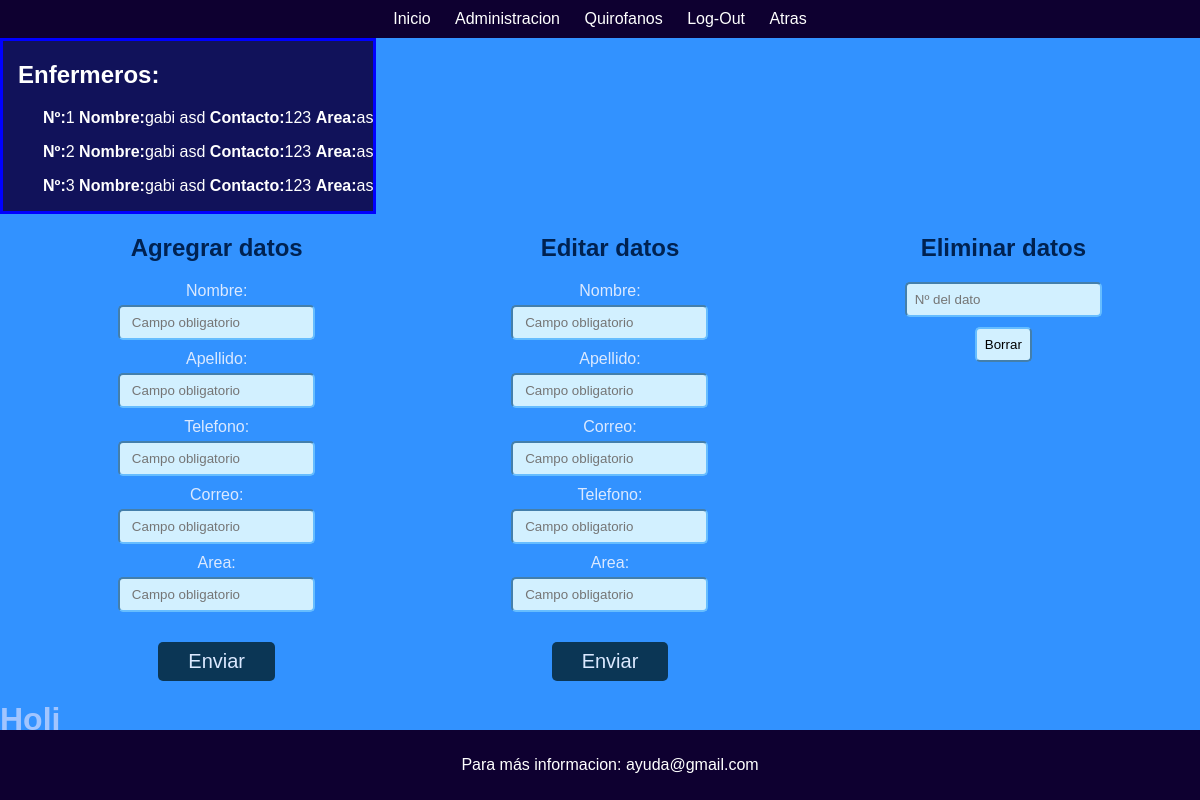
The page /Punk/adm_enfermeros.php on the database as committed earlier.
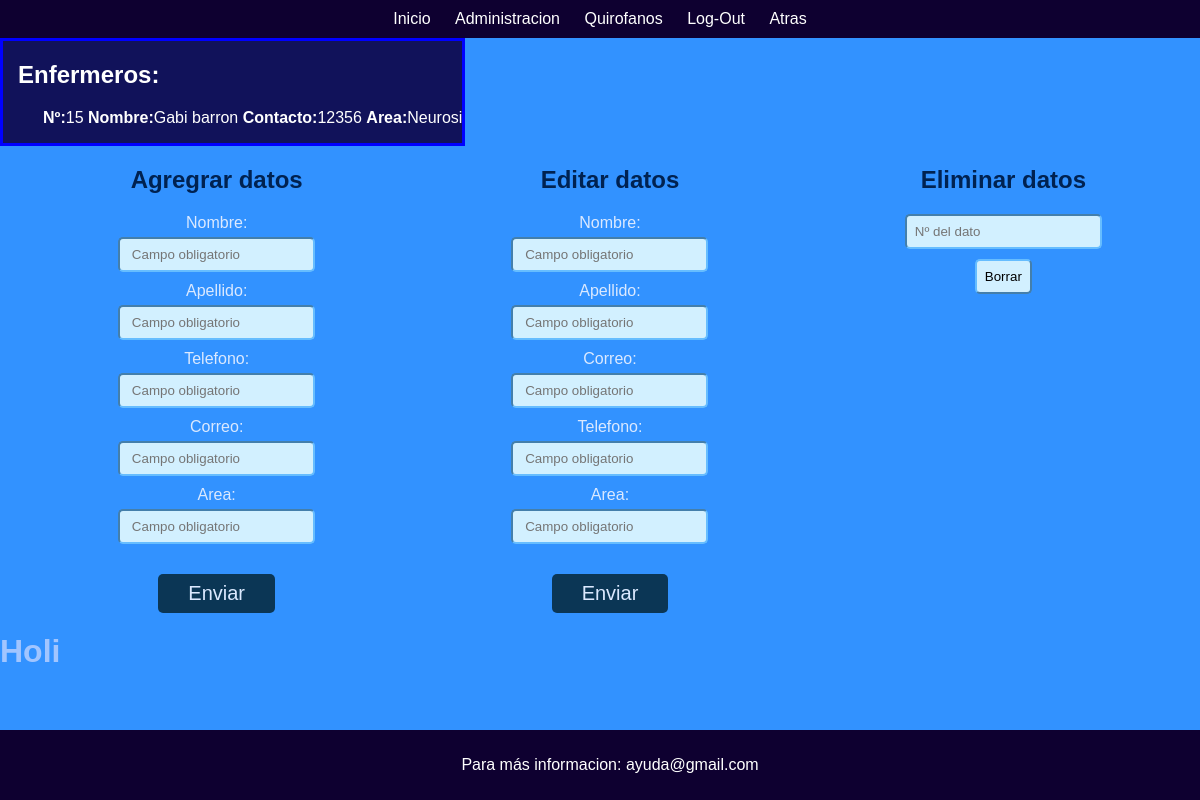
The same page on the database as committed later.
### tables this page shows
CREATE TABLE `enfermeros` (
  `id_enfermero` int(11) NOT NULL,
  `nombre` text NOT NULL,
  `apellido` text NOT NULL,
  `telefono` int(200) NOT NULL,
  `correo` varchar(200) NOT NULL,
  `area` text NOT NULL
);

### Punk/adm_enfermeros.php (the view, shortened to what this page needs)
<!DOCTYPE html>
<html lang="en">
<head>
    <link rel="stylesheet" href="./css/Punk.css">
</head>
<body id="inicio">
    <div class="top-bar">
        <a href="#inicio">Inicio</a>
        <a href="adm.php">Administracion</a>
        <a href="hospital.php">Quirofanos</a>
        <a href="index.php">Log-Out</a>
        <a href="hospital.php">Atras</a>
    </div>
    <div class="mostrar">
    <h2 style="padding-left: 15px">Enfermeros:</h2>
        <?php
            include ("conexion.php");
            $consulta = mysqli_query($conexion,"SELECT * FROM enfermeros");
            while ($lista_consulta= mysqli_fetch_assoc($consulta) ){
        ?>
            <div>
                <ul>
                    <li><b>Nº:</b> <?php echo $lista_consulta["id_enfermero"];?> </li>
                    <li><b>Nombre:</b> <?php echo $lista_consulta["nombre"]." ".$lista_consulta["apellido"];?> </li>
                    <li><b>Contacto:</b> <?php echo $lista_consulta["telefono"];?> </li>
                    <li><b>Area:</b> <?php echo $lista_consulta["area"];?> </li>
                </ul>
            </div>
        <?php } ?>
    </div>
    <div class="edit">
        <section class="Form">
            <h2>Agregrar datos</h2>
            <form action="insertar_enfermeros.php" method="POST">
                <div>
                    <label> Nombre: </label>
                    <input type="text" name="nombre" placeholder=" Campo obligatorio" required>
                </div>
                <div>
                    <label> Apellido: </label>
                    <input type="text" name="apellido" placeholder=" Campo obligatorio" required>
                </div>
                <div>
                    <label> Telefono: </label>
                    <input type="int" name="telefono" placeholder=" Campo obligatorio" required>
                </div>
                <div>
                    <label> Correo: </label>
                    <input type="email" name="correo" placeholder=" Campo obligatorio" required>
                </div>
                <div>
                    <label> Area: </label>
                    <input type="text" name="area" placeholder=" Campo obligatorio" required>
                </div>
                <div>
                    <button type="submit" data-bs-toggle="modal" data-bs-target="#staticBackdrop">Enviar</button>
                </div>
            </form>
        </section>
        <section class="Form">
            <h2>Editar datos</h2>
            <form action="insertar_enfermeros.php" method="POST">
                <div>
                    <label> Nombre: </label>
                    <input type="text" name="nombre" placeholder=" Campo obligatorio" required>
                </div>
                <div>
                    <label> Apellido: </label>
                    <input type="text" name="apellido" placeholder=" Campo obligatorio" required>
                </div>
                <div>
                    <label> Correo: </label>
                    <input type="email" name="correo" placeholder=" Campo obligatorio" required>
                </div>
                <div>
                    <label> Telefono: </label>
                    <input type="int" name="telefono" placeholder=" Campo obligatorio" required>
                </div>
                <div>
                    <label> Area: </label>
                    <input type="text" name="area" placeholder=" Campo obligatorio" required>
                </div>
                <div>
                    <button type="submit" data-bs-toggle="modal" data-bs-target="#staticBackdrop">Enviar</button>
                </div>
            </form>
        </section>
<section>
    <h2>Eliminar datos</h2>
    <form method="POST">
        <input type="text" name="id_enfermero" placeholder="Nº del dato">
        <input type="submit" name="submit" value="Borrar">
    </form>
</section>
    </div>
    <h1>Holi</h1>
    <div class="elemento-abajo">
        <p>Para más informacion: ayuda@gmail.com</p>
    </div>
</body>
</html>

Rows that differ between the two databases and show on the page:
removed enfermeros: id_enfermero "1", nombre "gabi", apellido "asd", telefono "123", area "as"
removed enfermeros: id_enfermero "2", nombre "gabi", apellido "asd", telefono "123", area "as"
removed enfermeros: id_enfermero "3", nombre "gabi", apellido "asd", telefono "123", area "as"
added enfermeros: id_enfermero "15", nombre "Gabi", apellido "barron", telefono "12356", area "Neurosi"
